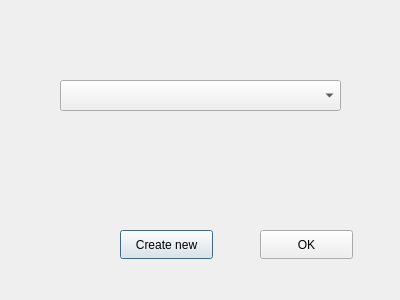
<?xml version="1.0" encoding="UTF-8"?>
<ui version="4.0">
 <class>Startmodule</class>
 <widget class="QDialog" name="Startmodule">
  <property name="geometry">
   <rect>
    <x>0</x>
    <y>0</y>
    <width>400</width>
    <height>300</height>
   </rect>
  </property>
  <property name="windowTitle">
   <string>Manage profiles</string>
  </property>
  <widget class="QComboBox" name="profileListCombo">
   <property name="geometry">
    <rect>
     <x>60</x>
     <y>80</y>
     <width>281</width>
     <height>31</height>
    </rect>
   </property>
  </widget>
  <widget class="QPushButton" name="createNewPB">
   <property name="geometry">
    <rect>
     <x>120</x>
     <y>230</y>
     <width>93</width>
     <height>29</height>
    </rect>
   </property>
   <property name="text">
    <string>Create new</string>
   </property>
  </widget>
  <widget class="QPushButton" name="okPB">
   <property name="geometry">
    <rect>
     <x>260</x>
     <y>230</y>
     <width>93</width>
     <height>29</height>
    </rect>
   </property>
   <property name="text">
    <string>OK</string>
   </property>
  </widget>
 </widget>
 <resources/>
 <connections/>
</ui>
